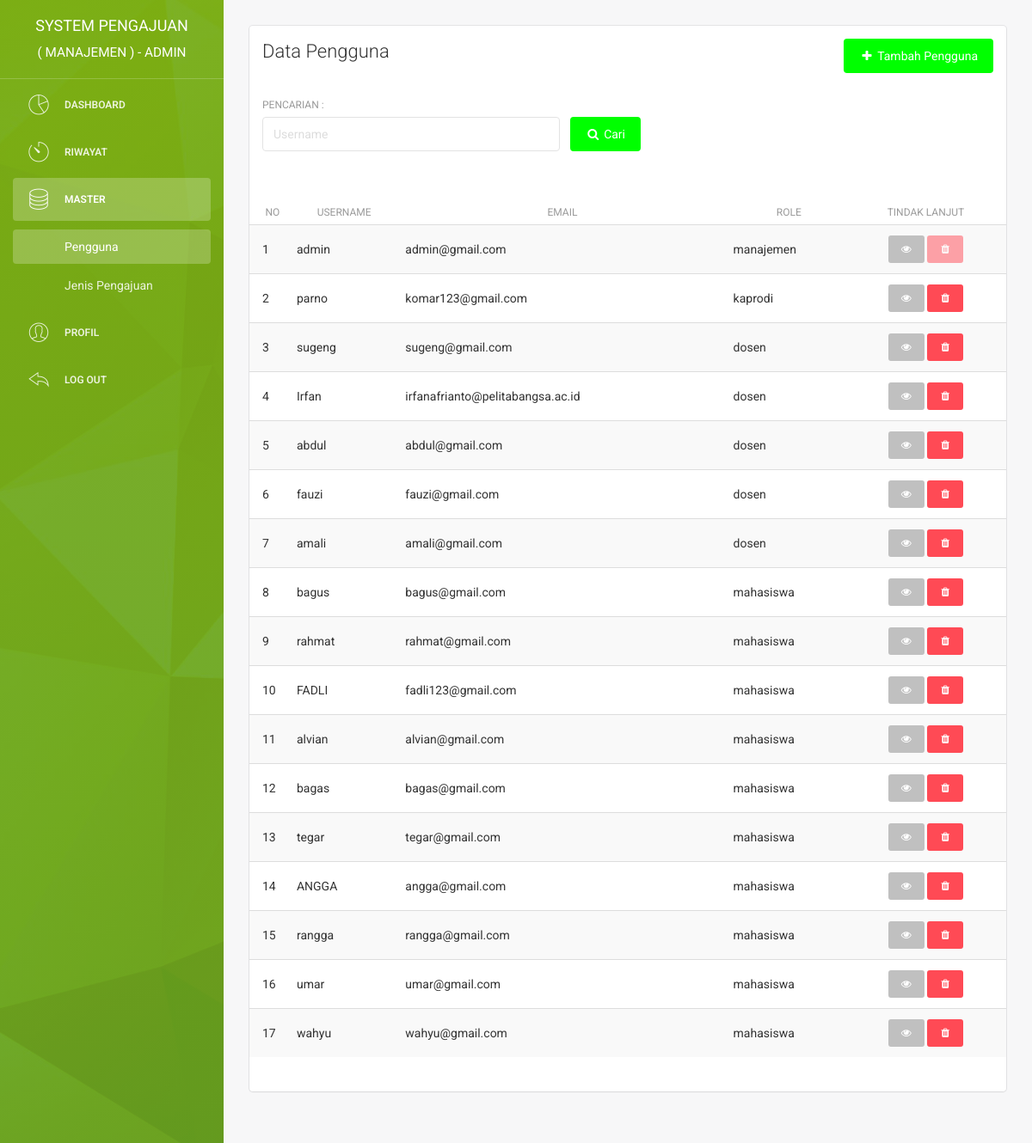
The page /admin/user.php (signed in) on the database its author committed.
### tables this page shows
CREATE TABLE `user` (
  `id_user` int(11) NOT NULL,
  `username` varchar(225) NOT NULL,
  `email` varchar(225) NOT NULL,
  `password` varchar(225) NOT NULL,
  `nama_depan` varchar(225) NOT NULL,
  `nama_belakang` varchar(225) NOT NULL,
  `jk` enum('laki-laki','perempuan') NOT NULL,
  `no_hp` varchar(50) NOT NULL,
  `alamat` text NOT NULL,
  `role` enum('manajemen','kaprodi','dosen','mahasiswa') NOT NULL,
  `pembuatan_akun` date NOT NULL,
  `update_akun` date NOT NULL,
  `nim` varchar(20) DEFAULT NULL,
  `kelas` varchar(10) DEFAULT NULL,
  `dosen` varchar(100) DEFAULT NULL,
  `cv` varchar(255) DEFAULT NULL,
  `khs` varchar(255) DEFAULT NULL,
  `portofolio` varchar(255) DEFAULT NULL
);

### admin/user.php (the view, shortened to what this page needs)
<?php
    include '../system/koneksi.php';
?>
<!doctype html>
<html lang="en">
<head>
    <link href="../assets/css/bootstrap.min.css" rel="stylesheet" />
    <link href="../assets/css/animate.min.css" rel="stylesheet"/>
    <link href="../assets/css/light-bootstrap-dashboard.css" rel="stylesheet"/>
    <link href="../assets/css/demo.css" rel="stylesheet" />
    <link href="http://maxcdn.bootstrapcdn.com/font-awesome/4.2.0/css/font-awesome.min.css" rel="stylesheet">
    <link href="../assets/css/pe-icon-7-stroke.css" rel="stylesheet" />
    <link rel="stylesheet" href="../assets/dist/sweetalert.css">
</head>
<body>
<div class="wrapper">
    <div class="sidebar" data-color="green" data-image="../assets/img/1.jpg">
    	<div class="sidebar-wrapper">
            <div class="logo">
                <a href="index" class="simple-text">
<?php
 $query_login = "SELECT * FROM user WHERE email ='$_SESSION[email]'";
    $result_login = mysqli_query($con, $query_login);
    $data_login = mysqli_fetch_assoc($result_login);
    $username = $data_login["username"];
?>
                        System Pengajuan<br><small>( MANAJEMEN ) - <?php echo $username ?></small>
                </a>
            </div>
            <ul class="nav">
                <li>
                    <a href="index">
                        <i class="pe pe-7s-graph"></i>
                        <p>Dashboard</p>
                    </a>
                </li>
                <li>
                    <a href="riwayat">
                        <i class="pe pe-7s-timer"></i>
                        <p>Riwayat</p>
                    </a>
                </li>
                <li class="active">
                    <a data-toggle="collapse" href="#componentsExamples" aria-expanded="true">
                        <i class="pe-7s-server"></i>
                        <p>Master</p>
                    </a>
                    <div class="collapse in" id="componentsExamples">
                        <ul class="nav">
                            <li class="active"><a href="user">Pengguna</a></li>
                            <li><a href="jenis_pengajuan">Jenis Pengajuan</a></li>
                        </ul>
                    </div>
                </li>
                <li>
                    <a href="profil">
                        <i class="pe pe-7s-user"></i>
                        <p>Profil</p>
                    </a>
                </li>
                <li>
                    <a href="#" onclick = "logout()">
                        <i class="pe pe-7s-back"></i>
                        <p>Log out</p>
                    </a>
                </li>
            </ul>
    	</div>
    </div>
    <div class="main-panel">
        <div class="content">
            <div class="container-fluid">
                <div class="row">
                    <div class="col-md-12">
                        <div class="card">
                            <div class="header">
                                <div class="row">
                                    <div class="col-md-6">
                                        <h4 class="title">Data Pengguna</h4>
                                    </div>
                                    <div class="col-md-6" align="right">
                                        <a href="tambah_user">
                                            <button type="button" class="btn btn-primary btn-fill">
                                                <i class="fa fa-plus"></i> Tambah Pengguna
                                            </button>
                                        </a>
                                    </div>
                                </div>
                                <br>
                                <form id="form_pencarian"  action="?" method="get">
                                    <div class="row">
                                        <div class="col-md-5">
                                            <div class="form-group">
                                                <label>Pencarian : </label>
<?php
        if (isset($_GET['cari'])) {
            $username = ($_GET["cari"]);
?>
                <input type="text" name="cari" id="cari" class="form-control" placeholder="Username" value="<?php echo $username ?>">
<?php
        }
        else {
?>
                <input type="text" name="cari" id="cari" class="form-control" placeholder="Username">
<?php
        }
?>
                                            </div>
                                        </div>
                                        <div class="col-md-1">
                                            <button type="submit" rel="tooltip" class="btn btn-primary btn-fill">
                                                <i class="fa fa-search"></i> Cari
                                            </button>
                                        </div>
                                    </div>
                                </form>
                            </div>
                            <div class="content table-responsive table-full-width">
<?php
        if (isset($_GET['cari'])) {
            $username = ($_GET["cari"]);
                $query = "SELECT * FROM user WHERE username like '%$username%' ORDER BY role" ;
        }
        else {
                $query = "SELECT * FROM user ORDER BY role" ;
        }
            $result = mysqli_query($con, $query);
            if($result->num_rows == 0){
                                    echo '<div class="content table-responsive table-full-width">
                                        <table class="table table-hover table-striped">
                                            <thead>
                                                <th>No</th>
                                                <th>Username</th>
                                                <th>Email</th>
                                                <th>Role</th>
                                                <th>Tindak Lanjut</th>
                                            </thead>
                                            <tbody>
                                                <tr>
                                                    <td colspan="8" align="center">
                                                        Anda tidak memiliki pengajuan
                                                        <br>
                                                        <a href="user">
                                                            <button type="button" class="btn btn-primary btn-fill btn-sm">
                                                                <i class="fa fa-refresh"></i> Refresh data
                                                            </button>
                                                        </a>
                                                    </td>
                                                </tr>
                                            </tbody>
                                        </table>
                                    </div>';
            }
            else {
                                    echo '<div class="content table-responsive table-full-width">
                                        <table class="table table-hover table-striped table-paginate">
                                            <thead>
                                                <th>No</th>
                                                <th>Username</th>
                                                <th>Email</th>
                                                <th>Role</th>
                                                <th>Tindak Lanjut</th>
                                            </thead>
                                            <tbody>';
                    $query_tim = "SELECT * FROM user WHERE ROLE = 'tim'" ;
                    $result_tim = mysqli_query($con, $query_tim);
                    $no = 1;
                while($data = mysqli_fetch_assoc($result)){
                                                echo '<tr>
                                                <td>'.$no.'</td>
                                                <td>'.$data['username'].'</td>
                                                <td>'.$data['email'].'</td>
                                                <td>'.$data['role'].'</td>
                                                <td align="center">
                                                    <a href="detail_user?id='.$data['id_user'].'">
                                                        <button type="button" class="btn btn-info btn-fill btn-sm">
                                                            <i class="fa fa-eye"></i>
                                                        </button>
                                                    </a>';
                    if( $data['email'] == $_SESSION['email'] ){
                                                    echo '<button  type="button" rel="tooltip" class="btn btn-danger btn-fill btn-sm" disabled>
                                                        <i class="fa fa-trash"></i>
                                                    </button>';
                    }
                    else{
                        if ($result_tim->num_rows == 1){
                                                    echo' <button type="button" rel="tooltip" class="btn btn-danger btn-fill btn-sm" disabled>
                                                        <i class="fa fa-trash"></i>
                                                    </button>';
                        }else{
                                                    echo' <button onclick="hapususer('.$data['id_user'].')"  type="button" rel="tooltip" class="btn btn-danger btn-fill btn-sm">
                                                        <i class="fa fa-trash"></i>
                                                    </button>
                                                </td>
                                            </tr>';
                        }
                    }
                                        $no++;
                    }
                                            echo'</tbody>
                                        </table>
                                    </div>';
                }
            ?>
                            </div>
                        </div>
                    </div>
                </div>
            </div>
        </div>
    </div>
</div>
</body>
</html>

### rows shown on the page
user: username "ADMIN", username "admin", email "admin@gmail.com", role "manajemen"
user: username "parno", email "komar123@gmail.com", role "kaprodi"
user: username "sugeng", email "sugeng@gmail.com", role "dosen"
user: username "Irfan", email "irfanafrianto@pelitabangsa.ac.id", role "dosen"
user: username "abdul", email "abdul@gmail.com", role "dosen"
user: username "fauzi", email "fauzi@gmail.com", role "dosen"
user: username "amali", email "amali@gmail.com", role "dosen"
user: username "bagus", email "bagus@gmail.com", role "mahasiswa"
user: username "rahmat", email "rahmat@gmail.com", role "mahasiswa"
user: username "FADLI", email "fadli123@gmail.com", role "mahasiswa"
user: username "alvian", email "alvian@gmail.com", role "mahasiswa"
user: username "bagas", email "bagas@gmail.com", role "mahasiswa"
user: username "tegar", email "tegar@gmail.com", role "mahasiswa"
user: username "ANGGA", email "angga@gmail.com", role "mahasiswa"
user: username "rangga", email "rangga@gmail.com", role "mahasiswa"
user: username "umar", email "umar@gmail.com", role "mahasiswa"
user: username "wahyu", email "wahyu@gmail.com", role "mahasiswa"
